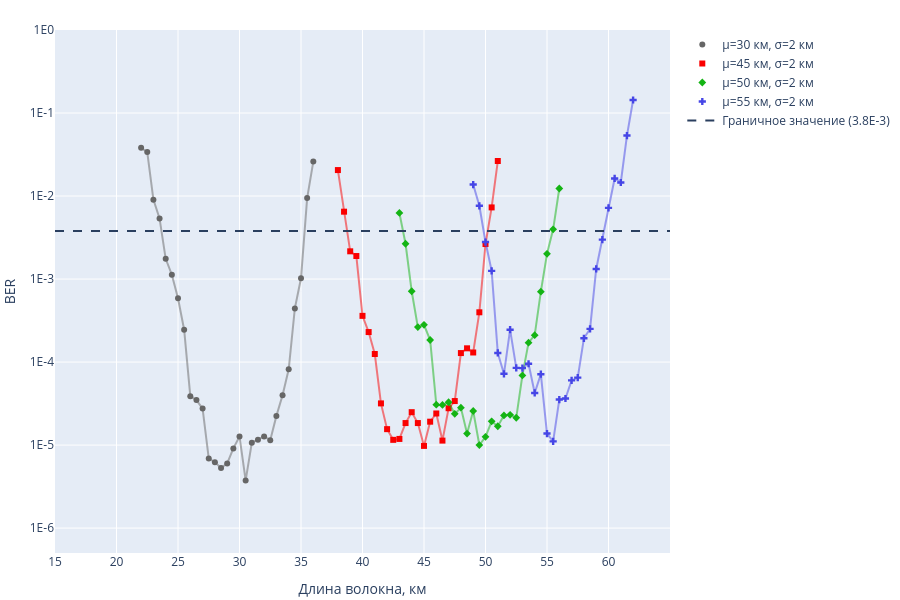

This figure's notebook cell:
### Code cell
figure = go.Figure(layout=go.Layout(
    xaxis={
        "title": "Длина волокна, км",
        "tickmode": "array",
        "tickvals": [0.0, 5.0, 10.0, 15.0, 20.0, 25.0, 30.0, 35.0, 40.0, 45.0, 50.0, 55.0, 60.0]
    },
    yaxis={
        "title": "BER",
        "type": "log",
        "tickmode": "array",
        "tickvals": [1e-6, 1e-5, 1e-4, 1e-3, 1e-2, 1e-1, 1.0],
        "ticktext": ["1E-6", "1E-5", "1E-4", "1E-3", "1E-2", "1E-1", "1E0"]
    }
))

markers = ["circle", "square", "diamond", "cross", "x"]
colors = ["#666", "rgb(250, 0, 0)", "rgb(20, 180, 20)", "rgb(70, 70, 230)", "rgb(250, 100, 0)"]

for color, marker, (name, ber_result) in zip(colors, markers, ber_results.items()):
    smoothed = tf.math.reduce_mean(tf.signal.frame(ber_result["ber"], 1, 1, pad_end=True, pad_value=ber_result["ber"][-1]), axis=-1)
    
    figure.add_trace(
        go.Scatter(
            x=ber_result["length"][::1],
            y=smoothed[::1],
            name=name,
            mode="lines",
            line={"color": color},
            opacity=0.5,
            showlegend=False
        )
    )

    figure.add_trace(
        go.Scatter(
            x=ber_result["length"][::1],
            y=smoothed[::1],
            name=name,
            mode="markers",
            marker=dict(size=6, symbol=marker),
            line={"color": color}
        )
    )

figure.add_hline(3.8e-3, line_dash="dash", name="Граничное значение (3.8E-3)", showlegend=True)
figure.update_layout(
    autosize=True,
    height=600,
    width=900,
    margin=dict(t=30, b=30, l=10, r=5),
    xaxis_range=[15.0, 65.0],
    yaxis_range=[-6.3, 0.0]
)

figure.show()

### Figure 1 — Plotly figure (JSON) as saved in the notebook; plotly's stock layout.template omitted (floating-point values rounded to 4 significant figures)
{"data": [{"line": {"color": "#666"}, "mode": "lines", "name": "µ=30 км, σ=2 км", "opacity": 0.5, "showlegend": false, "type": "scatter", "x": [22, 22.5, 23, 23.5, 24, 24.5, 25, 25.5, 26, 26.5, 27, 27.5, 28, 28.5, 29, 29.5, 30, 30.5, 31, 31.5, 32, 32.5, 33, 33.5, 34, 34.5, 35, 35.5, 36], "y": [0.03809, 0.03387, 0.00905, 0.005375, 0.001752, 0.001127, 0.0005871, 0.0002451, 3.886e-05, 3.487e-05, 2.754e-05, 6.914e-06, 6.199e-06, 5.305e-06, 6.02e-06, 9.12e-06, 1.27e-05, 3.755e-06, 1.067e-05, 1.156e-05, 1.27e-05, 1.144e-05, 2.247e-05, 3.976e-05, 8.19e-05, 0.0004429, 0.001022, 0.009443, 0.02601]}, {"line": {"color": "#666"}, "marker": {"size": 6, "symbol": "circle"}, "mode": "markers", "name": "µ=30 км, σ=2 км", "type": "scatter", "x": [22, 22.5, 23, 23.5, 24, 24.5, 25, 25.5, 26, 26.5, 27, 27.5, 28, 28.5, 29, 29.5, 30, 30.5, 31, 31.5, 32, 32.5, 33, 33.5, 34, 34.5, 35, 35.5, 36], "y": [0.03809, 0.03387, 0.00905, 0.005375, 0.001752, 0.001127, 0.0005871, 0.0002451, 3.886e-05, 3.487e-05, 2.754e-05, 6.914e-06, 6.199e-06, 5.305e-06, 6.02e-06, 9.12e-06, 1.27e-05, 3.755e-06, 1.067e-05, 1.156e-05, 1.27e-05, 1.144e-05, 2.247e-05, 3.976e-05, 8.19e-05, 0.0004429, 0.001022, 0.009443, 0.02601]}, {"line": {"color": "rgb(250, 0, 0)"}, "mode": "lines", "name": "µ=45 км, σ=2 км", "opacity": 0.5, "showlegend": false, "type": "scatter", "x": [38, 38.5, 39, 39.5, 40, 40.5, 41, 41.5, 42, 42.5, 43, 43.5, 44, 44.5, 45, 45.5, 46, 46.5, 47, 47.5, 48, 48.5, 49, 49.5, 50, 50.5, 51], "y": [0.02055, 0.006479, 0.002158, 0.001893, 0.0003603, 0.0002298, 0.000125, 3.177e-05, 1.556e-05, 1.156e-05, 1.186e-05, 1.842e-05, 2.491e-05, 1.842e-05, 9.775e-06, 1.913e-05, 2.402e-05, 1.132e-05, 2.778e-05, 3.392e-05, 0.0001283, 0.0001464, 0.0001304, 0.0003976, 0.00264, 0.007294, 0.02641]}, {"line": {"color": "rgb(250, 0, 0)"}, "marker": {"size": 6, "symbol": "square"}, "mode": "markers", "name": "µ=45 км, σ=2 км", "type": "scatter", "x": [38, 38.5, 39, 39.5, 40, 40.5, 41, 41.5, 42, 42.5, 43, 43.5, 44, 44.5, 45, 45.5, 46, 46.5, 47, 47.5, 48, 48.5, 49, 49.5, 50, 50.5, 51], "y": [0.02055, 0.006479, 0.002158, 0.001893, 0.0003603, 0.0002298, 0.000125, 3.177e-05, 1.556e-05, 1.156e-05, 1.186e-05, 1.842e-05, 2.491e-05, 1.842e-05, 9.775e-06, 1.913e-05, 2.402e-05, 1.132e-05, 2.778e-05, 3.392e-05, 0.0001283, 0.0001464, 0.0001304, 0.0003976, 0.00264, 0.007294, 0.02641]}, {"line": {"color": "rgb(20, 180, 20)"}, "mode": "lines", "name": "µ=50 км, σ=2 км", "opacity": 0.5, "showlegend": false, "type": "scatter", "x": [43, 43.5, 44, 44.5, 45, 45.5, 46, 46.5, 47, 47.5, 48, 48.5, 49, 49.5, 50, 50.5, 51, 51.5, 52, 52.5, 53, 53.5, 54, 54.5, 55, 55.5, 56], "y": [0.006259, 0.00266, 0.0007125, 0.000264, 0.0002807, 0.0001844, 3.07e-05, 3.046e-05, 3.278e-05, 2.378e-05, 2.819e-05, 1.377e-05, 2.575e-05, 1.001e-05, 1.258e-05, 1.931e-05, 1.687e-05, 2.277e-05, 2.313e-05, 2.134e-05, 6.908e-05, 0.0001711, 0.0002109, 0.0007046, 0.002011, 0.003977, 0.01233]}, {"line": {"color": "rgb(20, 180, 20)"}, "marker": {"size": 6, "symbol": "diamond"}, "mode": "markers", "name": "µ=50 км, σ=2 км", "type": "scatter", "x": [43, 43.5, 44, 44.5, 45, 45.5, 46, 46.5, 47, 47.5, 48, 48.5, 49, 49.5, 50, 50.5, 51, 51.5, 52, 52.5, 53, 53.5, 54, 54.5, 55, 55.5, 56], "y": [0.006259, 0.00266, 0.0007125, 0.000264, 0.0002807, 0.0001844, 3.07e-05, 3.046e-05, 3.278e-05, 2.378e-05, 2.819e-05, 1.377e-05, 2.575e-05, 1.001e-05, 1.258e-05, 1.931e-05, 1.687e-05, 2.277e-05, 2.313e-05, 2.134e-05, 6.908e-05, 0.0001711, 0.0002109, 0.0007046, 0.002011, 0.003977, 0.01233]}, {"line": {"color": "rgb(70, 70, 230)"}, "mode": "lines", "name": "µ=55 км, σ=2 км", "opacity": 0.5, "showlegend": false, "type": "scatter", "x": [49, 49.5, 50, 50.5, 51, 51.5, 52, 52.5, 53, 53.5, 54, 54.5, 55, 55.5, 56, 56.5, 57, 57.5, 58, 58.5, 59, 59.5, 60, 60.5, 61, 61.5, 62], "y": [0.01376, 0.007628, 0.002792, 0.001253, 0.0001287, 7.224e-05, 0.0002455, 8.512e-05, 8.458e-05, 9.543e-05, 4.244e-05, 7.147e-05, 1.377e-05, 1.109e-05, 3.535e-05, 3.642e-05, 6.02e-05, 6.503e-05, 0.0001934, 0.0002509, 0.001324, 0.002985, 0.007196, 0.01629, 0.01456, 0.05356, 0.1436]}, {"line": {"color": "rgb(70, 70, 230)"}, "marker": {"size": 6, "symbol": "cross"}, "mode": "markers", "name": "µ=55 км, σ=2 км", "type": "scatter", "x": [49, 49.5, 50, 50.5, 51, 51.5, 52, 52.5, 53, 53.5, 54, 54.5, 55, 55.5, 56, 56.5, 57, 57.5, 58, 58.5, 59, 59.5, 60, 60.5, 61, 61.5, 62], "y": [0.01376, 0.007628, 0.002792, 0.001253, 0.0001287, 7.224e-05, 0.0002455, 8.512e-05, 8.458e-05, 9.543e-05, 4.244e-05, 7.147e-05, 1.377e-05, 1.109e-05, 3.535e-05, 3.642e-05, 6.02e-05, 6.503e-05, 0.0001934, 0.0002509, 0.001324, 0.002985, 0.007196, 0.01629, 0.01456, 0.05356, 0.1436]}], "layout": {"autosize": true, "height": 600, "margin": {"b": 30, "l": 10, "r": 5, "t": 30}, "shapes": [{"line": {"dash": "dash"}, "name": "Граничное значение (3.8E-3)", "showlegend": true, "type": "line", "x0": 0, "x1": 1, "xref": "x domain", "y0": 0.0038, "y1": 0.0038, "yref": "y"}], "width": 900, "xaxis": {"range": [15, 65], "tickmode": "array", "tickvals": [0, 5, 10, 15, 20, 25, 30, 35, 40, 45, 50, 55, 60], "title": {"text": "Длина волокна, км"}, "type": "linear"}, "yaxis": {"range": [-6.3, 0], "tickmode": "array", "ticktext": ["1E-6", "1E-5", "1E-4", "1E-3", "1E-2", "1E-1", "1E0"], "tickvals": [1e-06, 1e-05, 0.0001, 0.001, 0.01, 0.1, 1], "title": {"text": "BER"}, "type": "log"}}}
